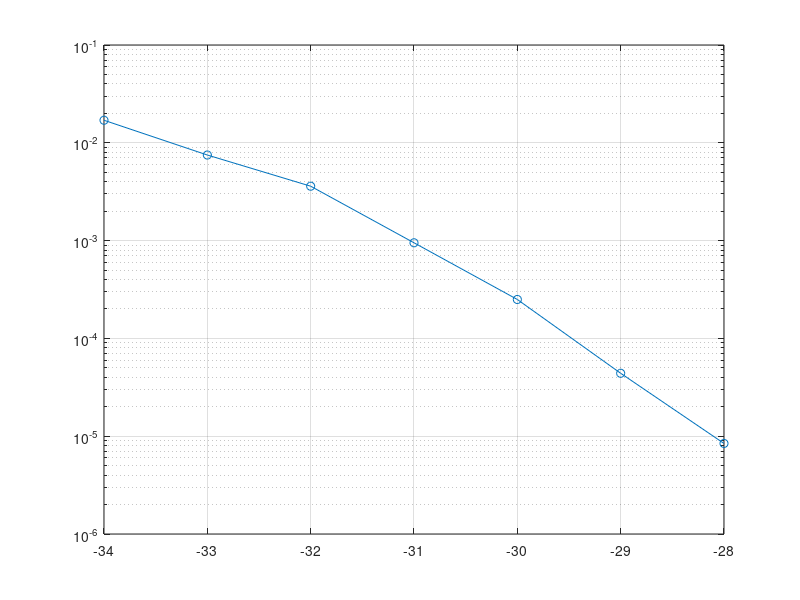

Write MATLAB code to recreate this figure. (Note: this script raises an error after producing the figure.)
%%%%%%%%%%%%%%%%%%%%%%%%%%%%%%%%%%%%%%%%%%%%%%%%%%%%%%%%%%%%%%%%%%%%%%%%%%%
%%%%%%%%%%%%%%%%%%%%%%%%%%%%%% MAKE BER PLOT %%%%%%%%%%%%%%%%%%%%%%%%%%%%%%
%%%%%%%%%%%%%%%%%%%%%%%%%%%%%%%%%%%%%%%%%%%%%%%%%%%%%%%%%%%%%%%%%%%%%%%%%%%
% Has data from simulations and plots BER vs N0

%% Data

%%%%%%%%%%%%%%%%%%%
% RESULTS WITH HC %
%%%%%%%%%%%%%%%%%%%

% This is for with_hc/0a.mat
N0MRC0a = [];
BERMRC0a = [];

% This is for with_hc/0b.mat
N0MRC0b = [];
BERMRC0b = [];

% This is for with_hc/10a.mat
N0MRC10a = [];
BERMRC10a = [];

% This is for with_hc/10b.mat
N0MRC10b = [];
BERMRC10b = [];

% This is for with_hc/20a.mat
N0MRC20a = [28 29 30 31 32 33 34]; % 82 on 28
BERMRC20a = [8.43e-6 4.4e-5 2.5e-4 9.5e-4 3.6e-3 7.5e-3 1.7e-2];

% This is for with_hc/20b.mat
N0MRC20b = [28 29 30 31 32];
BERMRC20b = [4e-6 2.37e-5 1.45e-4 6e-4 2e-3];

% This is for with_hc/30a.mat
N0MRC30a = [28 29 30 31 32];
BERMRC30a = [3.1e-6 1.45e-5 9.5e-5 4.04e-4 1.49e-3];

% This is for with_hc/30b.mat
N0MRC30b = [29 30 31 32 33 34];
BERMRC30b = [3.18e-5 1.41e-4 6.53e-4 2e-3 6.63e-3 1.266e-2];

% This is for with_hc/40a.mat
N0MRC40a = [29 30 31 32 33];
BERMRC40a = [7.5e-5 3.45e-4 1.53e-3 3.74e-3 1.06e-2];

% This is for with_hc/40b.mat
N0MRC40b = [29];
BERMRC40b = [8.3e-5];

% This is for with_hc/50a.mat
N0MRC50a = [];
BERMRC50a = [];

% This is for with_hc/50b.mat
N0MRC50b = [];
BERMRC50b = [];

% This is for with_hc/60a.mat
N0MRC60a = [];
BERMRC60a = [];

% This is for with_hc/60b.mat
N0MRC60b = [];
BERMRC60b = [];

% This is for with_hc/70a.mat
N0MRC70a = [25 26 27 28 29];
BERMRC70a = [4.945e-5 2.571e-4 9.679e-4 2.916e-3 1.574e-2];

% This is for with_hc/70b.mat
N0MRC70b = [25 26 27 28 29 30];
BERMRC70b = [2.259e-5 1.421e-4 5.449e-4 1.853e-3 4.946e-3 1.158e-2];

% This is for with_hc/80a.mat
N0MRC80a = [23 24 25 26 27 28];
BERMRC80a = [7.479e-6 5.092e-5 2.431e-4 9.442e-4 2.757e-3 6.625e-3 6.764e-2];

% This is for with_hc/80b.mat
N0MRC80b = [24 25 26 27 28 29];
BERMRC80b = [2.039e-5 1.259e-4 5.483e-4 1.805e-3 4.792e-3 1.1e-2];

% This is for with_hc/90a.mat
N0MRC90a = [22 23 24 25 26 27 28];
BERMRC90a = [4.575e-6 3.48e-5 1.626e-4 7.07e-4 2.307e-3 5.75e-3 1.306e-2];

% This is for with_hc/90b.mat
N0MRC90b = [21 22 23 24 25 26 27]; %21 still needs to be done
BERMRC90b = [1.15e-6 1.5e-5 9.534e-5 4.537e-4 1.33e-3 3.931e-3 9.627e-3];

%%%%%%%%%%%%%%%%%%
% RESULTS W/O HC %
%%%%%%%%%%%%%%%%%%

% This is for wo_hc/0a.mat
N0ML0a = [];
BERML0a = [];

% This is for wo_hc/0b.mat
N0ML0b = [];
BERML0b = [];

% This is for wo_hc/10a.mat
N0ML10a = [];
BERML10a = [];

% This is for wo_hc/10b.mat
N0ML10b = [];
BERML10b = [];

% This is for wo_hc/20a.mat
N0ML20a = [];
BERML20a = [];

% This is for wo_hc/20b.mat
N0ML20b = [];
BERML20b = [];

% This is for wo_hc/30a.mat
N0ML30a = [];
BERML30a = [];

% This is for wo_hc/30b.mat
N0ML30b = [];
BERML30b = [];

% This is for wo_hc/40a.mat
N0ML40a = [];
BERML40a = [];

% This is for wo_hc/40b.mat
N0ML40b = [];
BERML40b = [];

% This is for wo_hc/50a.mat
N0ML50a = [];
BERML50a = [];

% This is for wo_hc/50b.mat
N0ML50b = [];
BERML50b = [];

% This is for wo_hc/60a.mat
N0ML60a = [];
BERML60a = [];

% This is for wo_hc/60b.mat
N0ML60b = [];
BERML60b = [];

% This is for wo_hc/70a.mat
N0ML70a = [];
BERML70a = [];

% This is for wo_hc/70b.mat
N0ML70b = [];
BERML70b = [];

% This is for wo_hc/80a.mat
N0ML80a = [];
BERML80a = [];

% This is for wo_hc/80b.mat
N0ML80b = [];
BERML80b = [];

% This is for wo_hc/90a.mat
N0ML90a = [];
BERML90a = [];

% This is for wo_hc/90b.mat
N0ML90b = [];
BERML90b = [];


%% Plots (TODO)

% Plot 20a with hc
figure(221);
semilogy(-N0MRC20a,BERMRC20a,'o-'); grid on;
ax = gca;
ax.FontName = 'Times New Roman';
ax.XLabel.Interpreter = 'LaTeX';
ax.XLabel.String = '$1/N_0$ (dB)';
ax.YLabel.Interpreter = 'LaTeX';
ax.YLabel.String = 'BER';

% Plot 20b with hc
figure(222);
semilogy(-N0MRC20b,BERMRC20b,'o-'); grid on;
ax = gca;
ax.FontName = 'Times New Roman';
ax.XLabel.Interpreter = 'LaTeX';
ax.XLabel.String = '$1/N_0$ (dB)';
ax.YLabel.Interpreter = 'LaTeX';
ax.YLabel.String = 'BER';


